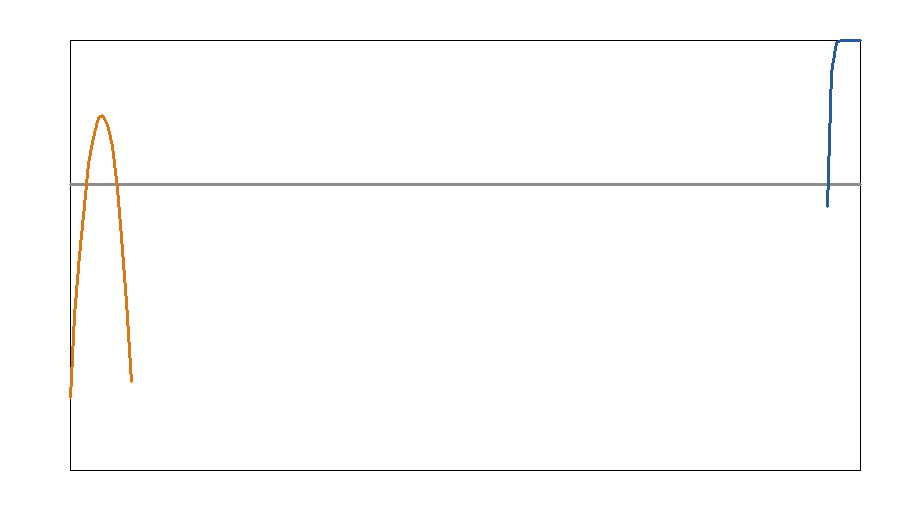
#> input picture data/runs/Astronomy_000_20260325_124153/workspace/report/images/validation_comparison.png, 900 x 520 px
$ python -i run_analysis.py   (imports and definitions only)
#> lines starting #> are read from the running program, lines starting #| are printed output that depends on the picture
#!/usr/bin/env python3
from __future__ import annotations

import json
import math
from dataclasses import dataclass, asdict
from pathlib import Path
from typing import Dict, List, Tuple

import matplotlib.pyplot as plt
import numpy as np
from PIL import Image, ImageDraw

try:
    RESAMPLE_BICUBIC = Image.Resampling.BICUBIC
except AttributeError:
    RESAMPLE_BICUBIC = Image.BICUBIC


ROOT = Path(__file__).resolve().parents[1]
DATA_DIR = ROOT / "data" / "demo_imgs"
OUTPUT_DIR = ROOT / "outputs"
FIG_DIR = ROOT / "report" / "images"

GLOBAL_ENCODER_SIZE = 336
ROI_SCALES = (0.18, 0.25, 0.33)
EPS = 1e-8


@dataclass
class RoiResult:
    image_name: str
    roi_scale: float
    x0: int
    y0: int
    x1: int
    y1: int
    width: int
    height: int
    detail_density_original: float
    detail_density_global_view: float
    detail_density_crop_view: float
    detail_recovery_gain: float
    variance_original: float
    variance_global_view: float
    variance_crop_view: float
    variance_recovery_gain: float
    high_freq_original: float
    high_freq_global_view: float
    high_freq_crop_view: float
    high_freq_recovery_gain: float
    ssim_global_vs_original: float
    ssim_crop_vs_original: float
    pixel_fraction: float
    encoder_pixel_gain: float


@dataclass
class ImageSummary:
    image_name: str
    width: int
    height: int
    megapixels: float
    best_roi_scale: float
    best_detail_recovery_gain: float
    best_high_freq_recovery_gain: float
    best_encoder_pixel_gain: float


def ensure_dirs() -> None:
    OUTPUT_DIR.mkdir(parents=True, exist_ok=True)
    FIG_DIR.mkdir(parents=True, exist_ok=True)


def load_rgb(path: Path) -> np.ndarray:
    return np.asarray(Image.open(path).convert("RGB"), dtype=np.float32) / 255.0


def rgb_to_gray(image: np.ndarray) -> np.ndarray:
    return 0.2989 * image[..., 0] + 0.5870 * image[..., 1] + 0.1140 * image[..., 2]


def resize_np(image: np.ndarray, size: Tuple[int, int]) -> np.ndarray:
    pil = Image.fromarray(np.clip(image * 255.0, 0, 255).astype(np.uint8))
    resized = pil.resize(size, RESAMPLE_BICUBIC)
    return np.asarray(resized, dtype=np.float32) / 255.0


def down_up(image: np.ndarray, side: int = GLOBAL_ENCODER_SIZE) -> np.ndarray:
    h, w = image.shape[:2]
    small = resize_np(image, (side, side))
    return resize_np(small, (w, h))


def box_blur(gray: np.ndarray, radius: int) -> np.ndarray:
    if radius <= 0:
        return gray.copy()
    pad = radius
    k = 2 * radius + 1
    padded = np.pad(gray, ((pad, pad), (pad, pad)), mode="reflect")
    integral = np.pad(padded, ((1, 0), (1, 0)), mode="constant").cumsum(0).cumsum(1)
    h, w = gray.shape
    total = (
        integral[k:k + h, k:k + w]
        - integral[:h, k:k + w]
        - integral[k:k + h, :w]
        + integral[:h, :w]
    )
    return total / (k * k)


def local_variance_map(gray: np.ndarray, radius: int = 7) -> np.ndarray:
    mean = box_blur(gray, radius)
    mean_sq = box_blur(gray * gray, radius)
    var = np.maximum(mean_sq - mean * mean, 0.0)
    return var


def edge_map(gray: np.ndarray) -> np.ndarray:
    gx = np.zeros_like(gray)
    gy = np.zeros_like(gray)
    gx[:, 1:-1] = gray[:, 2:] - gray[:, :-2]
    gy[1:-1, :] = gray[2:, :] - gray[:-2, :]
    return np.sqrt(gx * gx + gy * gy)


def high_freq_energy(gray: np.ndarray) -> float:
    smooth = box_blur(gray, radius=2)
    return float(np.mean(np.abs(gray - smooth)))


def detail_density(gray: np.ndarray) -> float:
    return float(np.mean(edge_map(gray)))


def variance_score(gray: np.ndarray) -> float:
    return float(np.var(gray))


# [13 lines left out: function ssim_like, not called in this run]


def integral_image(arr: np.ndarray) -> np.ndarray:
    padded = np.pad(arr, ((1, 0), (1, 0)), mode="constant")
    return padded.cumsum(0).cumsum(1)


def rect_sum(integral: np.ndarray, x0: int, y0: int, x1: int, y1: int) -> float:
    return float(integral[y1, x1] - integral[y0, x1] - integral[y1, x0] + integral[y0, x0])


def best_roi(gray: np.ndarray, scale: float) -> Tuple[int, int, int, int]:
    h, w = gray.shape
    roi_w = max(32, int(round(w * scale)))
    roi_h = max(32, int(round(h * scale)))
    score = local_variance_map(gray, radius=7) + 0.35 * edge_map(gray)
    integ = integral_image(score)

    step_x = max(8, roi_w // 10)
    step_y = max(8, roi_h // 10)
    best = None
    best_score = -1.0

    xs = list(range(0, max(1, w - roi_w + 1), step_x))
    ys = list(range(0, max(1, h - roi_h + 1), step_y))
    if xs[-1] != w - roi_w:
        xs.append(w - roi_w)
    if ys[-1] != h - roi_h:
        ys.append(h - roi_h)

    for y0 in ys:
        y1 = y0 + roi_h
        for x0 in xs:
            x1 = x0 + roi_w
            value = rect_sum(integ, x0, y0, x1, y1) / (roi_w * roi_h)
            center_bias = 1.0 - 0.15 * (
                abs((x0 + x1) / 2 - w / 2) / max(w / 2, 1)
                + abs((y0 + y1) / 2 - h / 2) / max(h / 2, 1)
            )
            value *= center_bias
            if value > best_score:
                best_score = value
                best = (x0, y0, x1, y1)

    assert best is not None
    return best


def crop(image: np.ndarray, box: Tuple[int, int, int, int]) -> np.ndarray:
    x0, y0, x1, y1 = box
    return image[y0:y1, x0:x1]


# [5 lines left out: function crop_view_in_original_resolution, not called in this run]


def encoder_pixel_gain(image_shape: Tuple[int, int], box: Tuple[int, int, int, int], side: int = GLOBAL_ENCODER_SIZE) -> float:
    h, w = image_shape
    x0, y0, x1, y1 = box
    roi_pixels = max((x1 - x0) * (y1 - y0), 1)
    full_pixels = h * w
    return full_pixels / roi_pixels


def analyze_image(path: Path) -> Tuple[ImageSummary, List[RoiResult], Dict[str, object]]:
    image = load_rgb(path)
    gray = rgb_to_gray(image)
    global_view = down_up(image)
#> in resize_np, pil is the input picture: PIL image 900x520 RGB; mean R, G, B 252.7, 252.4, 252.2
#> in resize_np, `resized = pil.resize(size, RESAMPLE_BICUBIC)`:
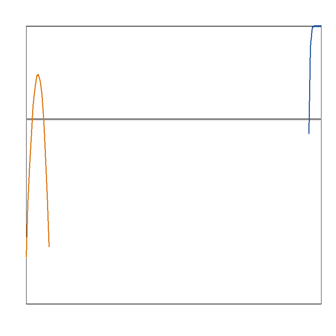
#> resized: PIL image 336x336 RGB; mean R, G, B 252.6, 252.3, 252
    global_gray = rgb_to_gray(global_view)
    h, w = gray.shape

    roi_results: List[RoiResult] = []
    boxes_for_figure: List[Tuple[float, Tuple[int, int, int, int]]] = []

    for scale in ROI_SCALES:
        box = best_roi(gray, scale)
        boxes_for_figure.append((scale, box))

        crop_original = crop(image, box)
        crop_global = crop(global_view, box)

        crop_view_original = resize_np(crop_original, (w, h))
        crop_view_global = resize_np(crop_global, (w, h))

        crop_view_gray_original = rgb_to_gray(crop_view_original)
        crop_view_gray_global = rgb_to_gray(crop_view_global)

        dd_orig = detail_density(crop_view_gray_original)
        dd_global = detail_density(crop_view_gray_global)
        var_orig = variance_score(crop_view_gray_original)
        var_global = variance_score(crop_view_gray_global)
        hf_orig = high_freq_energy(crop_view_gray_original)
        hf_global = high_freq_energy(crop_view_gray_global)

        pixel_fraction = ((box[2] - box[0]) * (box[3] - box[1])) / (w * h)
        enc_gain = encoder_pixel_gain((h, w), box)

        roi_results.append(
            RoiResult(
                image_name=path.name,
                roi_scale=scale,
                x0=box[0],
                y0=box[1],
                x1=box[2],
                y1=box[3],
                width=box[2] - box[0],
                height=box[3] - box[1],
                detail_density_original=dd_orig,
                detail_density_global_view=dd_global,
                detail_density_crop_view=dd_orig,
                detail_recovery_gain=dd_orig / (dd_global + EPS),
                variance_original=var_orig,
                variance_global_view=var_global,
                variance_crop_view=var_orig,
                variance_recovery_gain=var_orig / (var_global + EPS),
                high_freq_original=hf_orig,
                high_freq_global_view=hf_global,
                high_freq_crop_view=hf_orig,
                high_freq_recovery_gain=hf_orig / (hf_global + EPS),
                ssim_global_vs_original=ssim_like(crop_view_gray_original, crop_view_gray_global),
                ssim_crop_vs_original=1.0,
                pixel_fraction=pixel_fraction,
                encoder_pixel_gain=enc_gain,
            )
        )
#> this loop made 1 pass
#> (dd_orig, dd_global, var_orig, var_global) on pass 1: (0.0125, 0.00809, 0.0166, 0.0103)
#> pass 1, in box_blur, `integral = np.pad(padded, ((1, 0), (1, 0)), mode="constant").cumsum(0)..`:
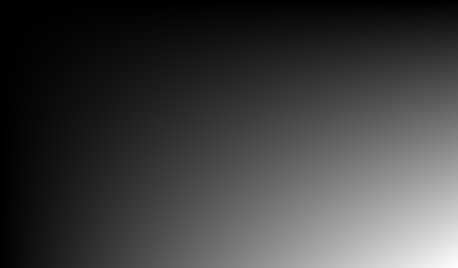
#> integral: shape (535, 915) float32 (shown at 1/2 size); min 0, max 483450.9, mean 120725.3; drawn with min black and max white
#> pass 1, in box_blur, `total = ( integral[k:k + h, k:k + w] - integral[:h, k:k + w] - integra..`:
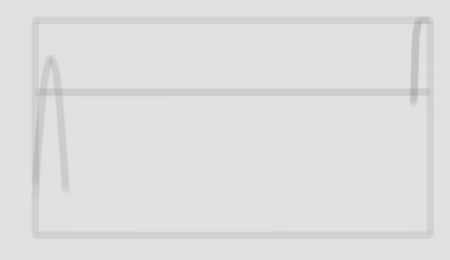
#> total: shape (520, 900) float32 (shown at 1/2 size); min 174.1, max 225.2, mean 222.8
#> pass 1, in local_variance_map, `mean = box_blur(gray, radius)`:
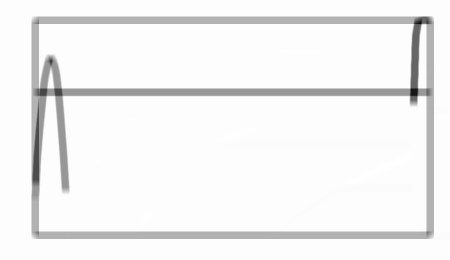
#> mean: shape (520, 900) float32 (shown at 1/2 size); min 0.774, max 1, mean 0.99; drawn with min black and max white
#> after the loop:
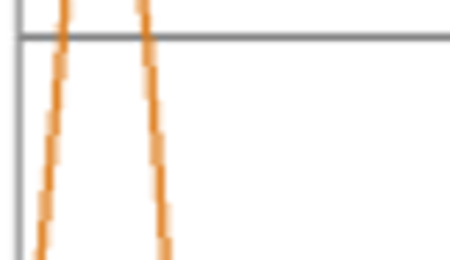
#> crop_view_global: shape (520, 900, 3) float32 (shown at 1/2 size); mean R, G, B 0.974, 0.958, 0.942
#> after the loop:
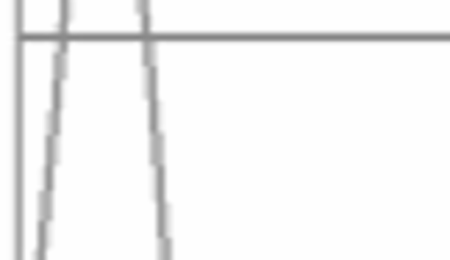
#> crop_view_gray_global: shape (520, 900) float32 (shown at 1/2 size); min 0.51, max 1, mean 0.961
#> after the loop:
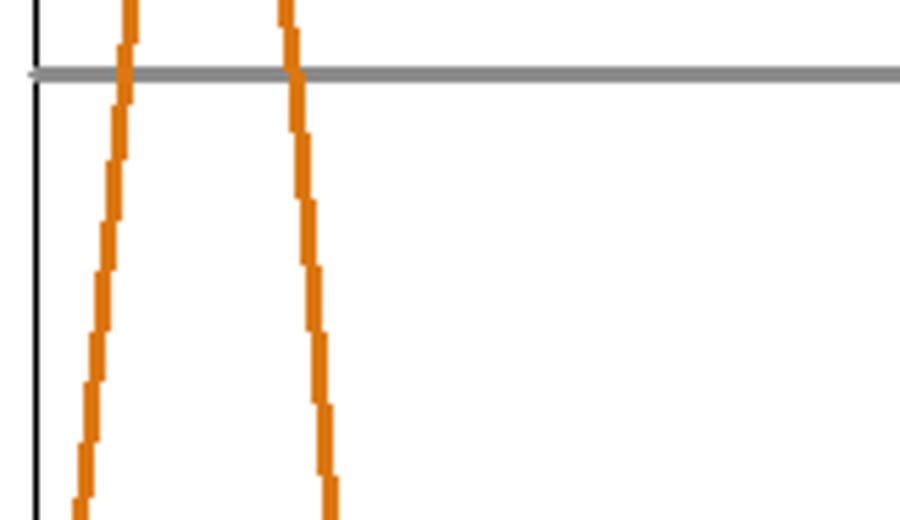
#> crop_view_original: shape (520, 900, 3) float32; mean R, G, B 0.975, 0.96, 0.945
#> after the loop, boxes_for_figure = [(0.18, (64, 171, 226, 265))]; roi_results = []

    best = max(roi_results, key=lambda r: (r.detail_recovery_gain + r.high_freq_recovery_gain) / 2)
    summary = ImageSummary(
        image_name=path.name,
        width=w,
        height=h,
        megapixels=(w * h) / 1e6,
        best_roi_scale=best.roi_scale,
        best_detail_recovery_gain=best.detail_recovery_gain,
        best_high_freq_recovery_gain=best.high_freq_recovery_gain,
        best_encoder_pixel_gain=best.encoder_pixel_gain,
    )

    payload = {
        "image_name": path.name,
        "shape": {"width": w, "height": h},
        "boxes_for_figure": [
            {"roi_scale": scale, "box": [int(v) for v in box]} for scale, box in boxes_for_figure
        ],
    }
    return summary, roi_results, payload


# [176 lines left out: functions draw_roi_overview, draw_comparison_panel, draw_dataset_overview, draw_metric_bars, draw_scale_tradeoff, write_csv and 3 more, not called in this run]


# [2 lines not run here, left out]

#> (the run stopped early here; a loop or call above may not have finished)

$ run again, on data/runs/Chemistry_001_20260402_133326/workspace/report/images/noise_stratified_performance.png
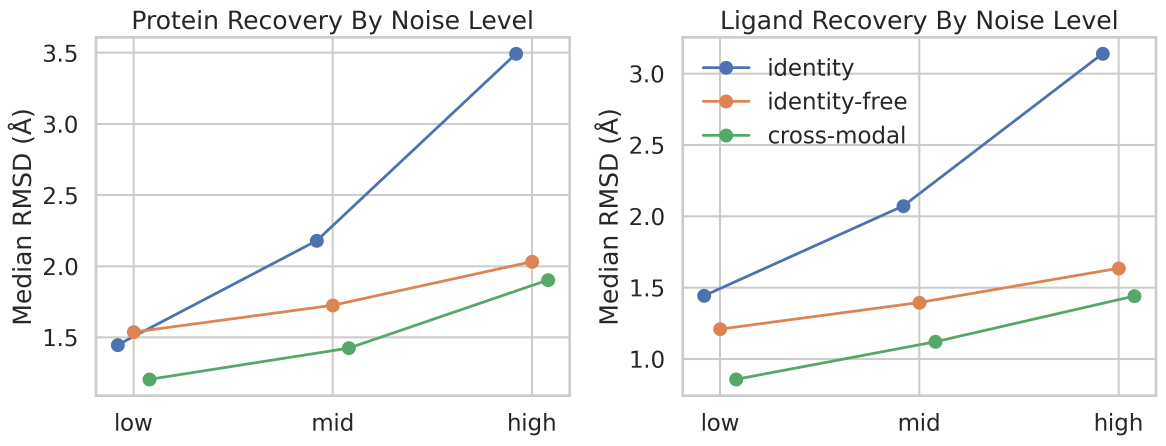
#> input picture data/runs/Chemistry_001_20260402_133326/workspace/report/images/noise_stratified_performance.png, 3498 x 1336 px (shown at 1/3 size)
#> resized: PIL image 3498x1336 RGB
#> the loop in analyze_image, `for scale in ROI_SCALES:` made 1 pass
#> (dd_orig, dd_global, var_orig, var_global) on pass 1: (0.0135, 0.0076, 0.0654, 0.0318)
#> after the loop in analyze_image, `for scale in ROI_SCALES:`:
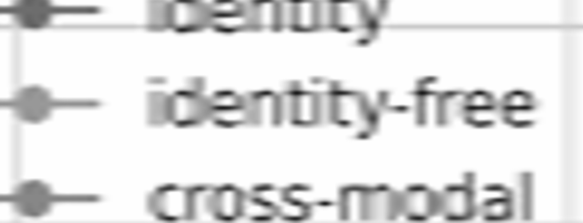
#> crop_view_gray_global: shape (1336, 3498) float32 (shown at 1/6 size); min 0.0941, max 1, mean 0.884
#> after the loop in analyze_image, `for scale in ROI_SCALES:`:
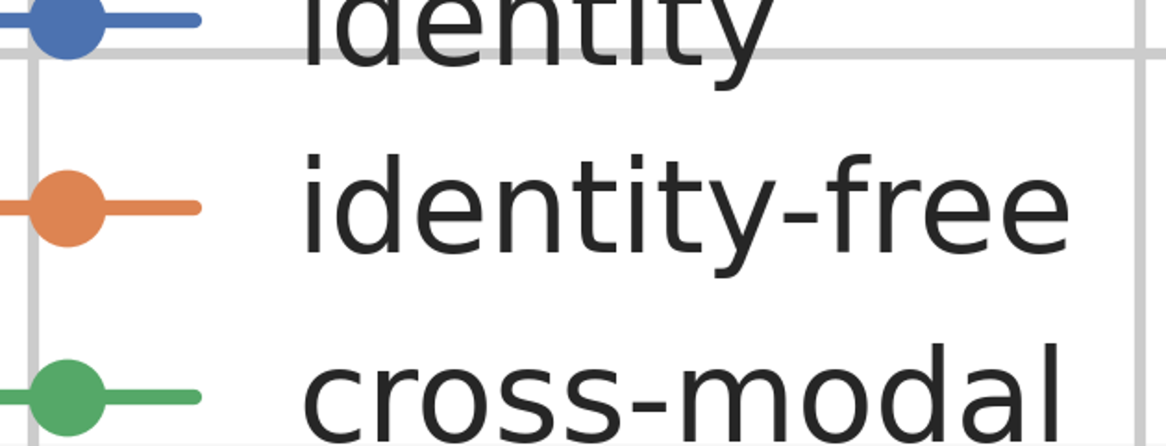
#> crop_view_original: shape (1336, 3498, 3) float32 (shown at 1/3 size); mean R, G, B 0.889, 0.893, 0.89
#> after the loop in analyze_image, `for scale in ROI_SCALES:`: boxes_for_figure = [(0.18, (2142, 192, 2772, 432))]; roi_results = []

$ run again, on data/runs/Chemistry_001_20260402_212107/workspace/report/images/diffusion_validation.png
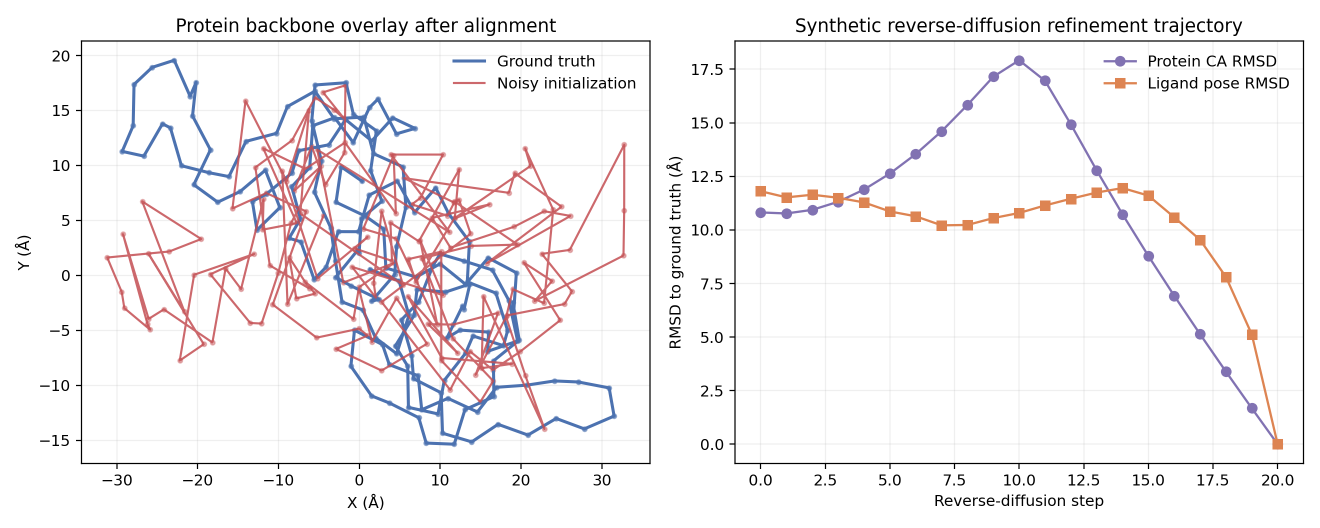
#> input picture data/runs/Chemistry_001_20260402_212107/workspace/report/images/diffusion_validation.png, 2640 x 1056 px (shown at 1/2 size)
#> resized: PIL image 2640x1056 RGB
#> the loop in analyze_image, `for scale in ROI_SCALES:` made 1 pass
#> (dd_orig, dd_global, var_orig, var_global) on pass 1: (0.0231, 0.00925, 0.0637, 0.0257)
#> pass 1, in local_variance_map, `mean = box_blur(gray, radius)`:
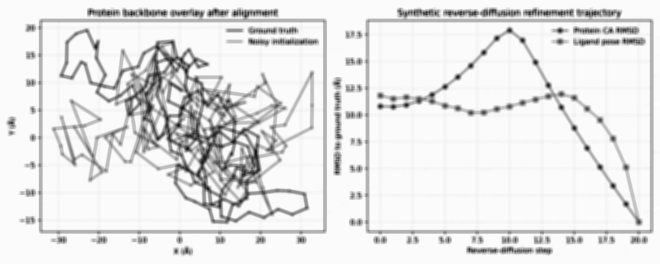
#> mean: shape (1056, 2640) float32 (shown at 1/4 size); min 0.43, max 1.01, mean 0.951; drawn with min black and max white
#> after the loop in analyze_image, `for scale in ROI_SCALES:`:
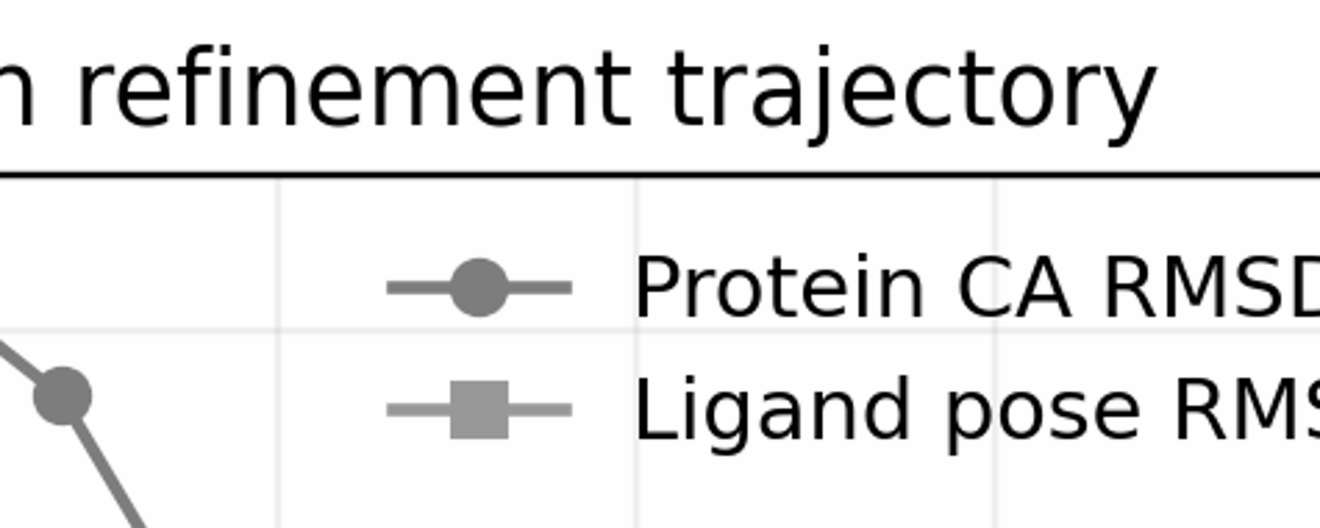
#> crop_view_gray_original: shape (1056, 2640) float32 (shown at 1/2 size); min 0, max 1, mean 0.907
#> after the loop in analyze_image, `for scale in ROI_SCALES:`: boxes_for_figure = [(0.18, (2068, 19, 2543, 209))]; roi_results = []
